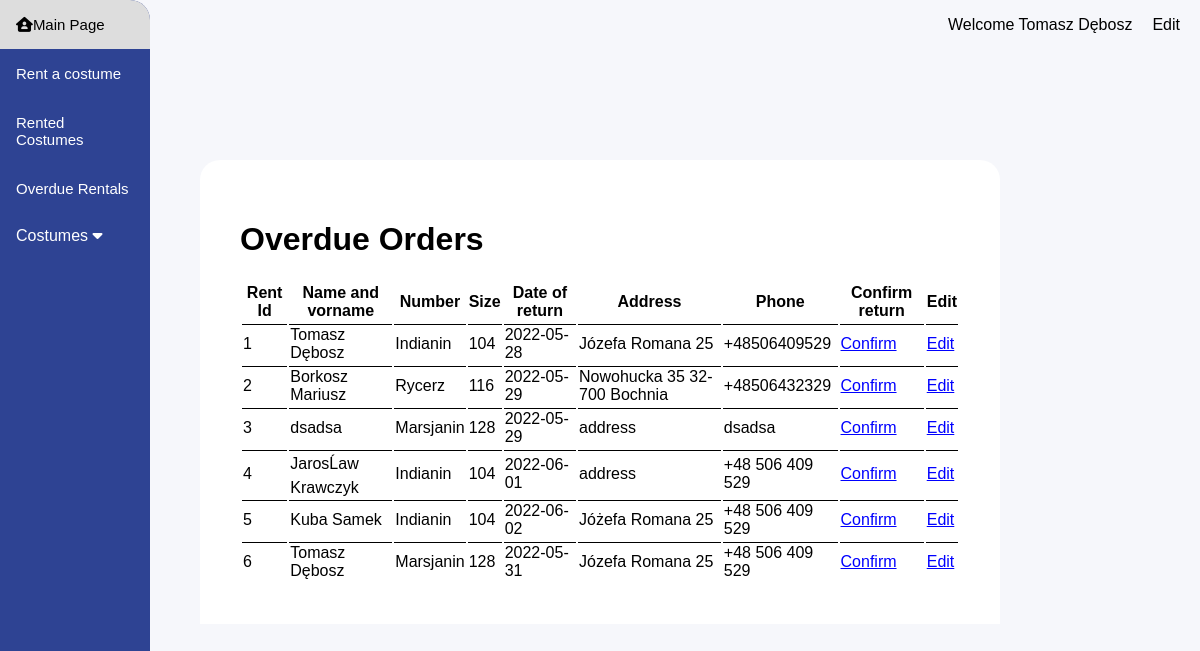
/overdue.php (signed in), run on the app's committed database.
### tables this page shows
CREATE TABLE `rentals` (
  `id_rent` int(11) NOT NULL,
  `name` varchar(40) NOT NULL,
  `date_rent` date NOT NULL,
  `date_return` date NOT NULL,
  `costume_id` varchar(5) NOT NULL,
  `price` varchar(10) NOT NULL,
  `phone` varchar(20) NOT NULL,
  `address` varchar(40) NOT NULL,
  `status` varchar(10) NOT NULL
);

CREATE TABLE `costumes` (
  `id_product` int(11) NOT NULL,
  `number` varchar(100) NOT NULL,
  `name_costume` varchar(100) NOT NULL,
  `size` varchar(100) NOT NULL,
  `price` varchar(100) NOT NULL,
  `quantity` varchar(100) NOT NULL,
  `category_id` varchar(100) NOT NULL,
  `img` varchar(100) NOT NULL
);

### overdue.php (the view, shortened to what this page needs)
<?php
	$site_title = "Overdue Orders";
    require_once ('includes/config.php');
    $conn = new mysqli($servername, $username, $password, $db_name);
    $conn->set_charset("utf8");
    $sql ="SELECT rentals.id_rent, rentals.name, rentals.date_return, costumes.id_product, rentals.price, rentals.phone, rentals.address, costumes.name_costume, costumes.size, rentals.status
    FROM rentals
    INNER JOIN costumes
    ON rentals.costume_id = costumes.id_product";
    $results = $conn->query($sql);
?>
<!DOCTYPE html>
<html lang="en">
<head>
    <?php include ('includes/head.php') ?>
</head>
<body>
<?php include('includes/header.php') ?>
    <div class="content">
        <?php include('includes/navbar-top.php') ?>
        <div class="list">
            <h1><?php echo $site_title; ?></h1>
            <table>
                <thead>
                    <th>Rent Id</th>
                    <th>Name and vorname</th>
                    <th>Number</th>
                    <th>Size</th>
                    <th>Date of return</th>
                    <th>Address</td>
                    <th>Phone</td>
                    <th>Confirm return</th>
                    <th>Edit</th>
                </thead>
                <?php
                    if($results->num_rows>0) {
                        while($row = $results->fetch_assoc()) {
                            if ($row['status'] == "overdue"){
                                echo ' <tr>
                                <td>'.$row['id_rent'].'</td>
                                <td>'.$row['name'].'</td>
                                <td>'.$row['name_costume'].'</td>
                                <td>'.$row['size'].'</td>
                                <td>'.$row['date_return'].'</td>
                                <td>'.$row['address'].'</td>
                                <td>'.$row['phone'].'</td>
                                <td><a href="functions/confirm.php?id='.$row['id_rent'].'&status=done&product='.$row['id_product'].'">Confirm</a></td>
                                <td><a href="functions/edit.php?id='.$row['id_rent'].'">Edit</a></td>
                            </tr>
                            ';
                            }
                        }
                    }
                ?>
            </table>
        </div>
    </div>
</body>
</html>

### includes/head.php (shortened to what this page needs)
<link rel="stylesheet" href="styles/style.css?ve">

### includes/header.php (shortened to what this page needs)
<div class="sidenav">
    <a href="home.php" class="bar-item"><i class="fa fa-house-user"></i><span class="mobile">Main Page</span></a>
    <a href="rent.php" class="bar-item"><span class="mobile">Rent a costume</a>
    <a href="rented.php" class="bar-item"><span class="mobile">Rented Costumes</a>
    <a href="overdue.php" class="bar-item"><span class="mobile">Overdue Rentals</a>
    <div class="dropdown">
        <a class="dropbtn">Costumes
        <i class="fa fa-caret-down"></i>
    </div>
</div>

### includes/navbar-top.php (shortened to what this page needs)
<div class="navbar-top">
    <ul>
        <li>Welcome Tomasz Dębosz</li>
        <li>Edit</li>
    </ul>
</div>

### styles/style.css (style rules this page uses)
* { -webkit-box-sizing: border-box; box-sizing: border-box; }
body { margin: 0; font-family: Arial, Helvetica, sans-serif; background-color: #f6f7fb; }
.sidenav { border-top-right-radius: 20px; height: 100%; width: 150px; font-size: 15px; position: fixed; z-index: 1; background-color: #2e4393; overflow-x: hidden; }
.sidenav .dropdown { float: left; overflow: hidden; }
.sidenav .dropdown .dropbtn { font-size: 16px; border: none; outline: none; color: white; padding: 14px 16px; background-color: inherit; font-family: inherit; margin: 0; }
.sidenav .dropdown-content a { float: none; color: black; padding: 12px 16px; text-decoration: none; display: block; text-align: left; }
.sidenav a { color: white; padding: 16px; text-decoration: none; display: block; }
.content .navbar-top { width: 100%; height: 60px; }
.content .navbar-top ul { display: -webkit-box; display: -ms-flexbox; display: flex; -webkit-box-pack: justify; -ms-flex-pack: justify; justify-content: space-between; float: right; }
.content .navbar-top li { margin-right: 20px; list-style: none; }
.content .list { margin-left: 200px; margin-right: 200px; margin-top: 100px; padding: 40px; border-top-left-radius: 20px; border-top-right-radius: 20px; background-color: white; }
.content .list table { width: 100%; }
.content .list tr { height: 40px; }
.content .list td { border-top: 1px solid black; }
.content .list a { color: blue; }

### data on the page
rentals: id_rent "1", name "Tomasz Dębosz", costume.name_costume "Indianin", costume.size "104", date_return "2022-05-28", address "Józefa Romana 25", phone "+48506409529"
rentals: id_rent "2", name "Borkosz Mariusz", costume.name_costume "Rycerz", costume.size "116", date_return "2022-05-29", address "Nowohucka 35 32-700 Bochnia", phone "+48506432329"
rentals: id_rent "3", name "dsadsa", costume.name_costume "Marsjanin", costume.size "128", date_return "2022-05-29", address "address", phone "dsadsa"
rentals: id_rent "4", name "JarosĹaw Krawczyk", costume.name_costume "Indianin", costume.size "104", date_return "2022-06-01", address "address", phone "+48 506 409 529"
rentals: id_rent "5", name "Kuba Samek", costume.name_costume "Indianin", costume.size "104", date_return "2022-06-02", address "Jóżefa Romana 25", phone "+48 506 409 529"
rentals: id_rent "6", name "Tomasz Dębosz", costume.name_costume "Marsjanin", costume.size "128", date_return "2022-05-31", address "Józefa Romana 25", phone "+48 506 409 529"

### other printed values
$site_title "Overdue Orders"
